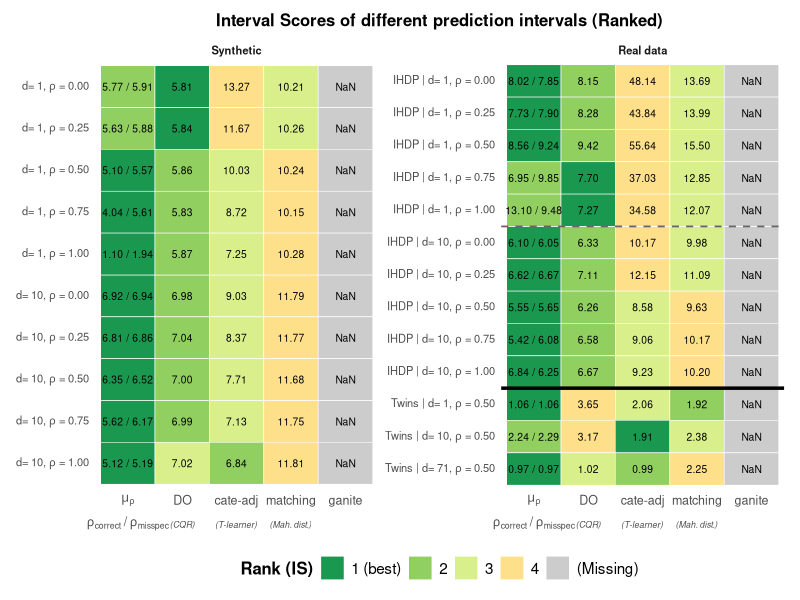
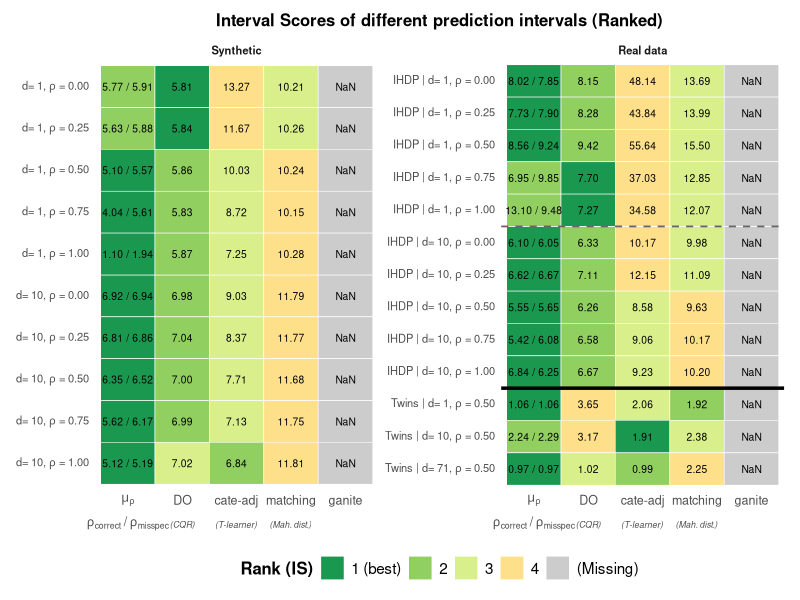

Write R code to recreate these figures, in order.
# ==== MSE rank heatmap (legend right + flattened rows) ====
mse_final <- read.csv("intervalscore_wide_incremental.csv", stringsAsFactors = FALSE)

library(dplyr)
library(tidyr)
library(stringr)
library(ggplot2)

# ---------- 1) Wide → long ----------
mse_long <- mse_final %>%
  pivot_longer(cols = -c(DGP, n, d, rho),
               names_to = "method", values_to = "value") %>%
  mutate(method = case_when(
    method %in% c("C_rho_rhoPerturbed", "C_rhoperturbed") ~ "mu_rho-misspecified",
    TRUE ~ method
  ))

# ---------- 2) Parse "mean ± SE" ----------
split <- str_split_fixed(as.character(mse_long$value), "\\s*(±|\\+/-|\\+-)\\s*", 2)
mse_long <- mse_long %>%
  mutate(
    mean_MSE = suppressWarnings(as.numeric(trimws(split[,1]))),
    se_MSE   = suppressWarnings(as.numeric(na_if(trimws(split[,2]), "NA"))),
    n   = as.numeric(n),
    d   = as.numeric(d),
    rho = as.numeric(rho)
  )

# ---------- 3) Merge C_rho & misspecified into one pseudo-method ----------
combo <- mse_long %>%
  filter(method %in% c("C_rho","mu_rho-misspecified")) %>%
  select(DGP, n, d, rho, method, mean_MSE) %>%
  pivot_wider(names_from = method, values_from = mean_MSE) %>%
  mutate(
    method    = "mu_rho (combined)",
    mean_MSE  = `mu_rho-misspecified`,                 # <<< rank by misspecified
    label_str = sprintf("%.2f / %.2f", `C_rho`, `mu_rho-misspecified`)
  ) %>%
  select(DGP, n, d, rho, method, mean_MSE, label_str)

others <- mse_long %>%
  filter(!method %in% c("C_rho","mu_rho-misspecified")) %>%
  mutate(label_str = sprintf("%.2f", mean_MSE)) %>%
  select(DGP, n, d, rho, method, mean_MSE, label_str)

mse <- bind_rows(combo, others)

# ---------- 4) Keep methods/rho of interest; drop Synthetic n=500 ----------
methods_order <- c("mu_rho (combined)","DO","CATE_adj","matching","ganite")  # μρ first
rho_grid <- c(0, 0.25, 0.5, 0.75, 1)

mse <- mse %>%
  filter(method %in% methods_order) %>%
  filter(is.na(rho) | rho %in% rho_grid) %>%
  filter(!(DGP == "Synthetic" & n == 500))

# ---------- 5) Scenario labels (remove n=..., keep d and ρ) ----------
fmt_rho <- function(x) {
  ifelse(is.na(x), "NA", formatC(as.numeric(x), format = "f", digits = 2))
}

mse <- mse %>%
  mutate(scenario = sprintf("%s | d=%s, ρ=%s", DGP, d, fmt_rho(rho)))

# ---------- 6) Rank (1 = best … 5 = worst) ----------
ranked <- mse %>%
  group_by(scenario) %>%
  mutate(
    rank_tmp = base::rank(mean_MSE, ties.method = "min"),
    rank_int = dplyr::dense_rank(rank_tmp),
    rank_int = pmin(rank_int, 5L)
  ) %>%
  ungroup() %>%
  mutate(rank_cat = factor(rank_int, levels = 1:5,
                           labels = c("1 (best)","2","3","4","(Missing)")))

# ---------- 7) Order rows: Synthetic → IHDP → Twins (top→bottom) ----------
scenario_meta <- mse %>%
  distinct(scenario, DGP, d, rho) %>%
  mutate(DGP_key = case_when(
    DGP == "Synthetic" ~ 1L,
    DGP == "IHDP"      ~ 2L,
    DGP == "Twins"     ~ 3L,
    TRUE               ~ 99L
  )) %>%
  arrange(DGP_key, d, rho)

ranked$scenario <- factor(ranked$scenario,
                          levels = rev(scenario_meta$scenario))

# ---------- 8) Convert row labels to plotmath expressions with bold rho ----------
make_label_expr <- function(s) {
  parts <- strsplit(s, "\\|")[[1]]
  dgp <- trimws(parts[1])
  details <- trimws(parts[2])
  d_val <- sub(".*d=([0-9]+).*", "\\1", details)
  rho_val <- sub(".*ρ=(.*)", "\\1", details)
  sprintf('"%s"~"| d="~%s*","~bold(rho)~"="~"%s"', dgp, d_val, rho_val)
}
scenario_levels <- levels(ranked$scenario)
lab_expr <- sapply(scenario_levels, make_label_expr)

# ---------- 9) Separators ----------
scenario_meta_plot <- ranked %>%
  distinct(scenario, DGP, rho) %>%
  mutate(y_index = match(scenario, levels(ranked$scenario)))

# Thick lines between datasets
dgp_sep <- scenario_meta_plot %>%
  group_by(DGP) %>%
  summarise(last_idx = max(y_index), .groups = "drop") %>%
  transmute(yintercept = last_idx + 0.5)

# Thin lines between rho=1 and rho=0 (consider reversed order!)
rho_sep <- scenario_meta_plot %>%
  group_by(DGP) %>%
  arrange(desc(y_index), .by_group = TRUE) %>%
  mutate(next_rho = lead(rho)) %>%
  filter(rho == 1 & next_rho == 0) %>%
  transmute(yintercept = y_index - 0.5)

# ---------- 10) Force column order ----------
ranked$method <- factor(ranked$method, levels = methods_order)

# ---------- 11) Panel assignment: Synthetic (left) vs Real data (right), separators, and plot ----------
library(patchwork)   # for side-by-side & shared legend; install if needed

# Attach panel directly from DGP and set panel order (Synthetic left, Real data right)
ranked <- ranked %>%
  dplyr::mutate(
    panel = dplyr::if_else(DGP == "Synthetic", "Synthetic", "Real data"),
    panel = factor(panel, levels = c("Synthetic", "Real data"))
  )

# Build a meta table with per-panel y indices (respecting the existing factor order of 'scenario')
scenario_meta_plot <- ranked %>%
  dplyr::distinct(scenario, DGP, rho, panel) %>%
  dplyr::mutate(y_index = match(scenario, levels(ranked$scenario))) %>%
  dplyr::arrange(panel, y_index)

# Thick lines between datasets (per panel)
dgp_sep <- scenario_meta_plot %>%
  dplyr::group_by(panel, DGP) %>%
  dplyr::summarise(last_idx = max(y_index), .groups = "drop") %>%
  dplyr::transmute(panel, yintercept = last_idx + 0.5)

# Remove the first horizontal thick line (the top line) within each panel
dgp_sep <- dgp_sep %>%
  dplyr::group_by(panel) %>%
  dplyr::filter(yintercept != max(yintercept)) %>%
  dplyr::ungroup()

# Thin dashed lines between rho=1 and rho=0 (per panel; account for reversed y order)
rho_sep <- scenario_meta_plot %>%
  dplyr::group_by(panel, DGP) %>%
  dplyr::arrange(dplyr::desc(y_index), .by_group = TRUE) %>%
  dplyr::mutate(next_rho = dplyr::lead(rho)) %>%
  dplyr::filter(rho == 1 & next_rho == 0) %>%
  dplyr::transmute(panel, yintercept = y_index - 0.5) %>%
  dplyr::ungroup()

# ---------- Custom y-axis labels: remove "Synthetic" text for Synthetic panel ----------
scenario_levels <- levels(ranked$scenario)
panel_map_df <- ranked %>% dplyr::distinct(scenario, panel)
panel_lookup <- setNames(as.character(panel_map_df$panel), as.character(panel_map_df$scenario))

lab_expr <- vapply(scenario_levels, function(s) {
  parts <- strsplit(s, "\\|")[[1]]
  dgp <- trimws(parts[1])
  details <- trimws(parts[2])
  d_val <- sub(".*d=([0-9]+).*", "\\1", details)
  rho_val <- sub(".*ρ=(.*)", "\\1", details)
  if (identical(panel_lookup[[s]], "Synthetic")) {
    sprintf('"d="~%s*","~bold(rho)~"="~"%s"', d_val, rho_val)
  } else {
    sprintf('"%s"~"| d="~%s*","~bold(rho)~"="~"%s"', dgp, d_val, rho_val)
  }
}, character(1L))

# ---------- 12) Plot ----------
rank_pal <- c("1 (best)"="#1a9850","2"="#91cf60","3"="#d9ef8b","4"="#fee08b","(Missing)"="gray80")

p_split <- ggplot(ranked, aes(x = method, y = scenario, fill = rank_cat)) +
  geom_tile(color = "white", linewidth = 0.2) +
  geom_hline(data = dgp_sep, aes(yintercept = yintercept),
             inherit.aes = FALSE, color = "black", linewidth = 1.2) +
  geom_hline(data = rho_sep, aes(yintercept = yintercept),
             inherit.aes = FALSE, color = "grey40", linewidth = 0.6, linetype = "dashed") +
  geom_text(aes(label = label_str), size = 2.6) +
  scale_x_discrete(labels = function(x) {
    out <- dplyr::case_when(
      x == "mu_rho (combined)" ~ "atop(mu[rho], rho[correct]~'/'~rho[misspec])",
      x == "DO"                ~ "atop('DO', scriptstyle(italic('(CQR)')))",
      x == "CATE_adj"          ~ "atop('cate-adj', scriptstyle(italic('(T-learner)'))) ",
      x == "matching"          ~ "atop('matching', scriptstyle(italic('(Mah. dist.)')))",
      TRUE ~ paste0("'", x, "'")
    )
    parse(text = out)
  }) +
  scale_y_discrete(labels = setNames(parse(text = lab_expr), scenario_levels)) +
  scale_fill_manual(values = rank_pal, name = "Rank (IS)", drop = FALSE, na.value = "gray80") +
  labs(title = "Interval Scores of different prediction intervals (Ranked)", x = NULL, y = NULL) +
  facet_wrap(~ panel, ncol = 2, scales = "free_y") +
  theme_minimal(base_size = 10) +
  theme(
    axis.text.y = element_text(size = 8),
    axis.text.x = element_text(size = 9),
    legend.text = element_text(size = 11),
    legend.title = element_text(size = 12, face = "bold"),
    plot.title = element_text(face = "bold", margin = ggplot2::margin(b = 6), hjust = 0.5),
    strip.text = element_text(face = "bold"),
    strip.background = element_blank(),
    panel.grid  = element_blank(),
    legend.position = "bottom",
    plot.margin = ggplot2::margin(4, 6, 4, 6)
  )

# Combine panels with shared legend
p_split + plot_layout(guides = "collect") & theme(legend.position = "bottom")

# Save plot
ggsave("IS_heat_v2.pdf", width = 8.5, height = 6, dpi = 500)
